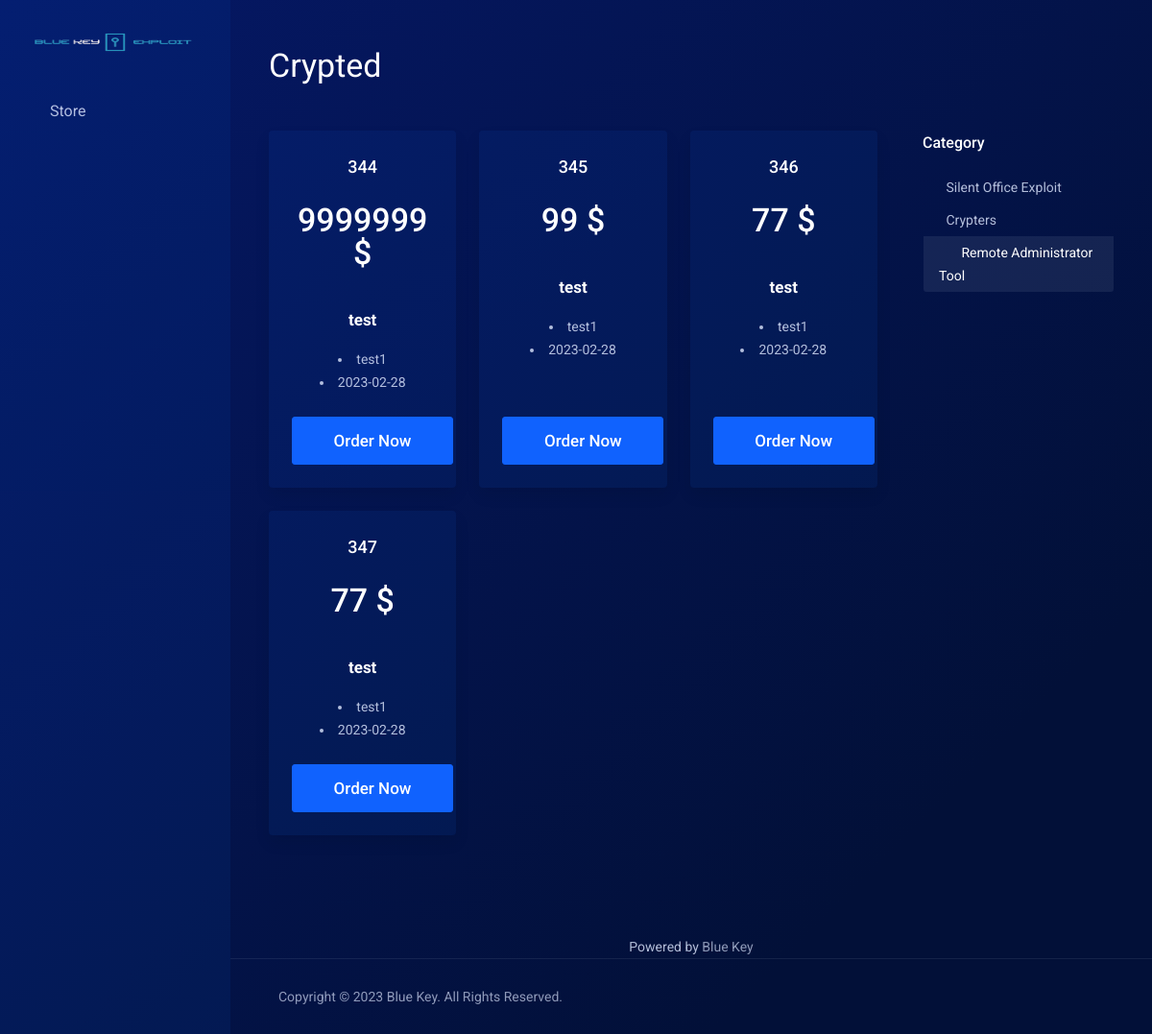
/order/crypters, run on the app's committed database.
### app.py (models this page shows, shortened)
class Crypters(db.Model):
    __tablename__ = 'crypters'
    id = db.Column(db.Integer, primary_key=True)
    product_name = db.Column(db.String(200))
    product_image = db.Column(db.String(50000))
    product_description = db.Column(db.String(10000))
    price = db.Column(db.Integer)
    date_created = db.Column(db.DateTime, default=datetime.utcnow)

### app.py (the view)
@app.route('/order/crypters')
def crypters():
    crypters = Crypters.query.order_by(Crypters.date_created).all()
    return render_template('Order/index.php?rp=%2Fstore%2Fcrypters.html',crypters=crypters)

### templates/Order/index.php?rp=%2Fstore%2Fcrypters.html (shortened to what this page needs)
{% extends "Order/layout.html" %}
{% block crypters %}
<div class="py-4  m-b-24">
</div>
<div class="main-body ">
    <div class="container">
        <div class="main-grid row">
                                    <div class="main-header col-md-9 pull-md-right">
                    <div class="header-lined ">
                                                <h1>
        Crypted
    </h1>
                                                    </div>
                </div>
<div class="col-md-3 pull-md-left main-sidebar sidebar hidden-xs hidden-sm">
<div menuItemName="Categories" class="panel panel-sidebar">
<div class="panel-heading">
<h3 class="panel-title">
                        &nbsp;
Category
</h3>
</div>
        <div class="list-group">
                                                    <a menuItemName="Silent Office Exploit" href="{{url_for('silent')}}" class="list-group-item" id="Secondary_Sidebar-Categories-Silent_Office_Exploit">
                                                <i class="ls ls-box"></i>
            Silent Office Exploit
                                        </a>
                                                                            <a menuItemName="Crypters" href="{{url_for('crypters')}}" class="list-group-item" id="Secondary_Sidebar-Categories-Crypters">
                                                <i class="ls ls-box"></i>
            Crypters
                                        </a>
                                                                            <a menuItemName="Remote Administrator Tool" href="{{url_for('remote')}}" class="list-group-item active" id="Secondary_Sidebar-Categories-Remote_Administrator_Tool">
                                                <i class="ls ls-box"></i>
            Remote Administrator Tool
                                        </a>
                                        </div>
</div>
</div>
<div class="main-content col-md-9 pull-md-right">
        <div class="products" id="products">
    <div class="row row-eq-height row-eq-height-sm">
                            {% for product in crypters %}
                            <div class="col-lg-4 col-sm-6 ">
                <div class="package " id="product1">
                                                <h3 class="package-name">{{product.id}}</h3>
                    <div class="package-price">
                                                                                                                                        <div class="price ">{{product.price}} $</div>
                                                                                                                            </div>
                                                                                <div class="package-content">
                            <p><b><h4>{{product.product_name}}</h4></b><br />
<li>{{product.product_description}}</li><br />
<li>{{ product.date_created.date() }}</li><br />
</ul></h5><br />
</p>
                        </div>
                                                <div class="package-footer">
                        <a href="cart.php%3Fa=add&amp;pid=2.html" class="btn btn-lg btn-primary" id="product1-order-button">
                            Order Now
                        </a>
                                                    </div>
                </div>
                            </div>
                            {% endfor %}
            </div>
                    </div>
</div>
    </div>
</div>
</div>
{% endblock crypters %}

### templates/Order/layout.html (shortened to what this page needs)
<!DOCTYPE html>
<html lang="en" >
<head>
    <link href="{{url_for('static',filename='templates/lagom/core/styles/futuristic/assets/css/theme.css?v=1.6.0.css')}}" rel="stylesheet" class="lagom-style">
    <link href="{{url_for('static',filename='templates/lagom/core/styles/futuristic/assets/css/site.css?v=1.6.0.css')}}" rel="stylesheet" class="lagom-style">
    <link href="{{url_for('static',filename='templates/lagom/core/styles/futuristic/assets/css/futuristic-custom.css?v=1.6.0.css')}}" rel="stylesheet" class="lagom-style">
<link rel="stylesheet" type="text/css" href="{{url_for('static',filename='assets/css/fontawesome-all.min.css')}}" />
</head>
<body class="lagom page-with-banner lagom-not-portal lagom-layout-left-wide page-homepage" data-phone-cc-input="1">
<div class="app-nav hidden-print">
    <section id="header">
        <div class="container">
                                                           <a href="{{url_for('home')}}" class="logo hidden-sm hidden-xs"><img style="width:450px;" src="{{url_for('static',filename='templates/lagom/assets/img/logo/logo_big_inverse.png')}}" alt="SilentExploits"/></a>
        </div>
    </section>
        <section id="main-menu">
    <nav id="nav" class="navbar navbar-default navbar-main " role="navigation" data-main-menu>
        <div class="container">
            <div class="navbar-collapse" id="primary-nav">
                <ul class="nav navbar-nav" data-nav>
        <li menuItemName="Store" class="dropdown  " id="Primary_Navbar-Store">
        <a class="dropdown-toggle"  href="{{url_for('home')}}">
                                <i class="fas fa-ticket lm lm-basket"></i>
                                                <span>Store</span>
            <b class="ls ls-caret"></b>
        </a>
                    </ul>
        </div>
    </nav>
</section>
</div>
<div class="app-main ">
    {% block crypters %}
    {% endblock crypters %}
<p style="text-align:center;">Powered by <a href="#" target="_blank">Blue Key</a></p>
                                    <div class="main-footer hidden-print">
                <div class="container">
                    <div class="footer-content">
                        <p>Copyright &copy; 2023 Blue Key. All Rights Reserved.</p>
                                                </div>
                    <div class="footer-actions">
                        <a href="{{url_for('home')}}" class="back-to-top btn btn-sm btn-icon"><i class="lm lm-go-top"></i></a>
                    </div>
                </div>
            </div>
</div>
</body>
</html>

### static/templates/lagom/core/styles/futuristic/assets/css/futuristic-custom.css?v=1.6.0.css (style rules this page uses)
.kbarticles a,.package .package-name,.package .package-price { color:#fff }
.lagom.page-with-banner .main-body { padding-top:0 }

### data on the page
Crypters: id "344", price "9999999", product_description "test1", date_created "2023-02-28"
Crypters: id "345", price "99", product_description "test1", date_created "2023-02-28"
Crypters: id "346", price "77", product_description "test1", date_created "2023-02-28"
Crypters: id "347", price "77", product_description "test1", date_created "2023-02-28"
